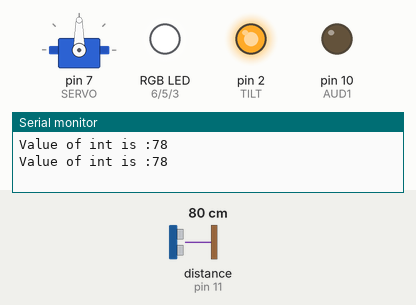
A sketch run on a simulated Arduino Uno, built with avr-gcc and run on an emulated ATmega328P. On the bench: servo, an RGB LED mixed from three pins (HIGH = lit), output pins drawn as LEDs (lit = HIGH), the last lines printed to the serial monitor. Wiring (inferred from the names in the program): ultrasonic range finder: trigger pin 4; echo pin 11. The inputs (shaded band) are chosen by the test bench; at power-on: distance to the obstacle (sensor on pin 11) 80 cm. The echo pulse lasts 58.3 µs per cm; pins used as bus, display or sensor lines are not drawn.

Above: at 1.2 s.
1.3 s: distance to the obstacle (sensor on pin 11) set to 19 cm
2.8 s: distance to the obstacle (sensor on pin 11) set to 15 cm
At 3.19 s:
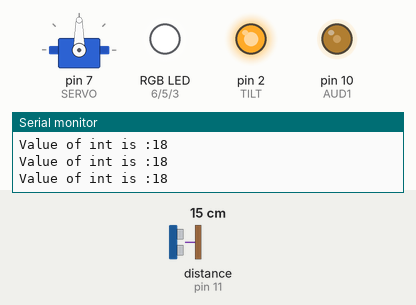
5.8 s: distance to the obstacle (sensor on pin 11) set to 18 cm
8.8 s: distance to the obstacle (sensor on pin 11) set to 2 cm
At 9.17 s:
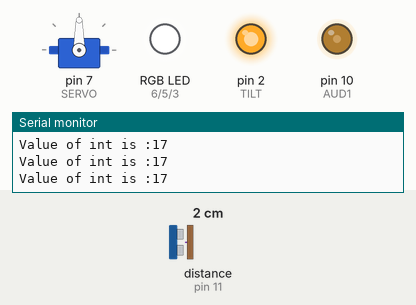
Timing chart, 0 to 12.8 s (numbered marks = the images above; inputs shaded):
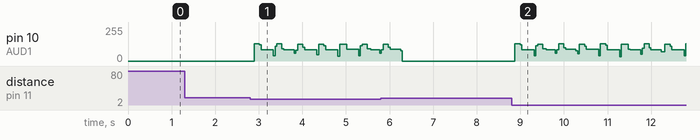

The sketch:

RGB_LED_Sound_Tilt_Servo_Sonic_004.ino
```cpp
//#include <SMH_Song.h>
#include "pitches.h"
#include <Timer.h>                     //http://github.com/JChristensen/Timer
#include <Servo.h>
#include "SR04.h"
//#include "SMH_Song_Mario.h"


// Define Pins *are 'define'/const because these should never be changed
#define BLUE 3
#define GREEN 5
#define RED 6
#define AUD1 10
//#define AUD2 11
#define Button1 8
#define Button2 9
#define Button3 12
#define Button4 13
#define TILT 2
#define SERVO 7
#define ECHO 11
#define TRIG 4


// define variables
Servo myServo;
Timer t;
SR04 ultrasonicSensor = SR04(ECHO,TRIG);
int redValue;
int greenValue;
int blueValue;
int tiltValue;
int i=0;
int j=0;
int serRot;
long USENDist;
bool stopLoop = false;
bool Clockwise = false;
bool r = true;
int melody[] = {
                NOTE_E7, NOTE_E7, 0, NOTE_E7,
                0, NOTE_C7, NOTE_E7, 0,
                NOTE_G7, 0, 0,  0,
                NOTE_G6, 0, 0, 0,

                NOTE_C7, 0, 0, NOTE_G6,
                0, 0, NOTE_E6, 0,
                0, NOTE_A6, 0, NOTE_B6,
                0, NOTE_AS6, NOTE_A6, 0,

                NOTE_G6, NOTE_E7, NOTE_G7,
                NOTE_A7, 0, NOTE_F7, NOTE_G7,
                0, NOTE_E7, 0, NOTE_C7,
                NOTE_D7, NOTE_B6, 0, 0,

                NOTE_C7, 0, 0, NOTE_G6,
                0, 0, NOTE_E6, 0,
                0, NOTE_A6, 0, NOTE_B6,
                0, NOTE_AS6, NOTE_A6, 0,

                NOTE_G6, NOTE_E7, NOTE_G7,
                NOTE_A7, 0, NOTE_F7, NOTE_G7,
                0, NOTE_E7, 0, NOTE_C7,
                NOTE_D7, NOTE_B6, 0, 0
               };
//Mario main them tempo
int tempo[] = {
              12, 12, 12, 12,
              12, 12, 12, 12,
              12, 12, 12, 12,
              12, 12, 12, 12,

              12, 12, 12, 12,
              12, 12, 12, 12,
              12, 12, 12, 12,
              12, 12, 12, 12,

              9, 9, 9,
              12, 12, 12, 12,
              12, 12, 12, 12,
              12, 12, 12, 12,

              12, 12, 12, 12,
              12, 12, 12, 12,
              12, 12, 12, 12,
              12, 12, 12, 12,

              9, 9, 9,
              12, 12, 12, 12,
              12, 12, 12, 12,
              12, 12, 12, 12,
              };


void setup()
{
Serial.begin(9600);
pinMode(RED, OUTPUT);
pinMode(GREEN, OUTPUT);
pinMode(BLUE, OUTPUT);
pinMode(AUD1, OUTPUT);
//pinMode(AUD2, OUTPUT);
pinMode(Button1,INPUT_PULLUP);
pinMode(Button2,INPUT_PULLUP);
pinMode(Button3,INPUT_PULLUP);
pinMode(Button4,INPUT_PULLUP);
pinMode(TILT,OUTPUT);
digitalWrite(RED, HIGH);
digitalWrite(GREEN, HIGH);
digitalWrite(BLUE, HIGH);
digitalWrite(TILT,HIGH);
myServo.attach(SERVO);
//t.every(1000,takeReadingB);
t.every(500,takeReadingI);
//t.every(500,takeReadingS);
}


// main loop
void loop()
{
#define delayTime 10
stopLoop = false;
tiltValue = digitalRead(2);
USENDist = ultrasonicSensor.Distance();
t.update();

if(HIGH==tiltValue)
{
 if(serRot<=0)Clockwise ==true;
 if(serRot>=180)Clockwise ==false;
//
//  if(Clockwise)serRot+=1;
//  if(!Clockwise)serRot-=1;
//
  //myServo.write(serRot);
//   //delay(7);


  if(digitalRead((Button1)== LOW) || digitalRead((Button2)== LOW) || digitalRead((Button3)== LOW) || digitalRead((Button4)== LOW)  )
  {
    stopLoop = true;
    if (digitalRead(Button1) == LOW)
      {
        stopLoop = true;
        ToggleLight(RED,true);
        ToggleLight(BLUE,true);
      }
    else
      {
        stopLoop = false;
      }
    if (digitalRead(Button2) == LOW)
    {
      for( int i=0;i<15;i++)
      {
        if (digitalRead(Button1) == LOW)
        {
           break;
        }
        ToggleLight(RED,true);
        ToggleLight(BLUE,true);
        delay(40);
        ToggleLight(RED,false);
        ToggleLight(BLUE,false);
        delay(50);
      }
      ToggleLight(RED,false);
      ToggleLight(BLUE,false);

    }

    if(digitalRead(Button3)==LOW)
    {

//        for (serRot = 0; serRot < 179; serRot += 1)
//        {
//          myServo.write(serRot);
//          delay(8);
//        }
    }

    if(digitalRead(Button4)==LOW)
    {
//       for (serRot = 180; serRot > 1; serRot -= 1)
//        {
//          myServo.write(serRot);
//          delay(17);
//        }

        //SMH_Song::play(11, SMH_Song_Mario);
  //    int size = sizeof(melody) / sizeof(int);
  //    for (int thisNote = 0; thisNote < size; thisNote++) {
  //
  //      int noteDuration = 1000 / tempo[thisNote];
  //
  //      tone(AUD2, melody[thisNote], noteDuration);
  //
  //      int pauseBetweenNotes = noteDuration * 1.30;
  //      delay(pauseBetweenNotes);
  //
  //      // stop the tone playing:
  //      tone(AUD2, 0, noteDuration);

      }


  }

        if(USENDist <= 15)
      {
        if(r)
          {
            r=false;
            startAudio();
          }
      }
  }
else
{
  if(r)
      {
        r=false;
        startAudio();
      }

}
}


void ToggleLight(int color,bool on)
{
  if(on == true)on == HIGH ;
  else on == LOW;
  digitalWrite(color,on);
}
//
//void Fade(int s,bool y)
//{
//
//redValue = 255; // choose a value between 1 and 255 to change the color.
//greenValue = 0;
//blueValue = 0;
//
//for(int i = 0; i < 255; i += 1) // fades out red bring green full when i=255
//{
//redValue -= 1;
//greenValue += 1;
//if(y)break;
//if(digitalRead((Button1)== LOW) || digitalRead((Button2)== LOW) || digitalRead((Button3)== LOW) || digitalRead((Button4)== LOW)  )break;
//analogWrite(RED, redValue);
//analogWrite(GREEN, greenValue);
//delay(s);
//}
//
//redValue = 0;
//greenValue = 255;
//blueValue = 0;
//
//for(int i = 0; i < 255; i += 1) // fades out green bring blue full when i=255
//{
//greenValue -= 1;
//blueValue += 1;
//if(y)break;
//if(digitalRead((Button1)== LOW) || digitalRead((Button2)== LOW) || digitalRead((Button3)== LOW) || digitalRead((Button4)== LOW)  )break;
//analogWrite(GREEN, greenValue);
//analogWrite(BLUE, blueValue);
//delay(s);
//}
//
//redValue = 0;
//greenValue = 0;
//blueValue = 255;
//
//for(int i = 0; i < 255; i += 1) // fades out blue bring red full when i=255
//{
//// The following code has been rearranged to match the other two similar sections
//blueValue -= 1;
//redValue += 1;
//if(y)break;
//if(digitalRead((Button1)== LOW) || digitalRead((Button2)== LOW) || digitalRead((Button3)== LOW) || digitalRead((Button4)== LOW)  )break;
//analogWrite(BLUE, blueValue);
//analogWrite(RED, redValue);
//delay(s);
//
//}
//}

void startAudio()
{

       int i=0;
       int j=0;
       for(i=0;i<80;i++)
       {
           digitalWrite(AUD1,HIGH);
           delay(1);//wait for 1ms
           digitalWrite(AUD1,LOW);
           delay(1);//wait for 1ms
       }
       for(j=0;j<100;j++)
       {
           digitalWrite(AUD1, HIGH);
           delay(1);//wait for 2ms
           digitalWrite(AUD1,LOW);
           delay(2);//wait for 2ms
       }
       r = true;
}

//void takeReadingB()
//{
//    Serial.print("Value :");
//    Serial.println(tiltValue);
//}
void takeReadingI()
{
    Serial.print("Value of int is :");
    //Serial.println(serRot);
    Serial.println(USENDist);
}
//void takeReadingS()
//{
//    Serial.print("Value of String is :");
//    Serial.print(digitalRead(Button3));
//    Serial.print('\t');
//    Serial.println(digitalRead(Button4));
//}
```

SMH_Song.cpp
```cpp
// (licence header left out)
#include "SMH_Song.h"


/*
 * Plays a song
 *
 * PARAMETERS:
 *   output: digital pin where the song will be played.
 *   data: the song itself.
 *
 * SONG FORMAT:
 *   array of {(configuration, song_part0, song_part1, song_part2 ... song_partn }
 *   configuration: array of integers that represents the order the song parts will be played.
 *   song_part: array of integers that represents a melody.
 *     The first element of this array is  the length in miliseconds of a sixteenth note
 *      which is another way of setting the Beats Per Minute of the song.
 *     The following elements are pairs of tone and length constants that represent a note.
 *   WARNING: please end either configuration and song_parts arrays with the SMH_Song_END constant.
 *
*/
void SMH_Song::play(int output,int** data){
  unsigned int pos=0;
  while (data[0][pos]!=SMH_Song_END){
    SMH_Song::playPart(output, data[data[0][pos]+1]);
    pos++;
  }
};

/*
 * Private method
 * Plays a song part
 *
 * PARAMETERS:
 *   output: digital pin where the song will be played.
 *   melody: .
 *
*/
void SMH_Song::playPart(int output,int *melody){
  int sc_length=melody[0];
  unsigned int pos=1;
  while(melody[pos]!=SMH_Song_END){
    int noteDuration = sc_length*melody[pos+1];
    tone(output, melody[pos], noteDuration);
    // to distinguish the notes, set a minimum time between them.
    // the note's duration + 30% seems to work well:
    int pauseBetweenNotes = noteDuration * 1.30;
    delay(pauseBetweenNotes);
    // stop the tone playing:
    noTone(output);
    //Next note
    pos+=2;
  }
}
```

SMH_Song.h
```cpp
// (licence header left out)
#ifndef SMH_Song_h
#define SMH_Song_h

#include "Arduino.h"

//Please end any array of the song with this
#define SMH_Song_END -1


//**********************    SPANISH MUSICAL NOTATION    ************************
//What I learned at school.

//DURACION (en semicorcheas)
#define R  16  //Redonda
#define BP 12  //Blanca con puntillo
#define B   8  //Blanca
#define NP  6  //Negra con puntillo
#define N   4  //Negra
#define C   2  //Corchea
#define SC  1  //Semicorchea


//TONO (en hertzios)
#define SILENCIO 0

#define DO0   131
#define DOS0  139
#define RE0   147
#define RES0  156
#define MI0   165
#define FA0   175
#define FAS0  185
#define SOL0  196
#define SOLS0 208
#define LA0   220
#define LAS0  233
#define SI0   247

#define DO   262
#define DOS  277
#define RE   294
#define RES  311
#define MI   330
#define FA   349
#define FAS  370
#define SOL  392
#define SOLS 415
#define LA   440
#define LAS  466
#define SI   494

#define DO2   523
#define DOS2  554
#define RE2   587
#define RES2  622
#define MI2   659
#define FA2   698
#define FAS2  740
#define SOL2  784
#define SOLS2 831
#define LA2   880
#define LAS2  932
#define SI2   988

#define DO3   1047
#define DOS3  1109
#define RE3   1175
#define RES3  1245
#define MI3   1319
#define FA3   1397
#define FAS3  1480
#define SOL3  1568
#define SOLS3 1661
#define LA3   1760
#define LAS3  1865
#define SI3   1976


//**********************    AMERICAN NOTATION     ************************

//LENGTH OF a NOTE (in sixteenths notes)
#define W  16  //Whole note
#define HD 12  //Half note with dot
#define H   8  //Half note
#define QD  6  //Quarter note with dot
#define Q   4  //Quarter note
#define E   2  //Eightth note
#define S   1  //Sixteenth note


// TONES from the tone library (in Hertz)
#define SILENCE 0

#define NOTE_B0  31
#define NOTE_C1  33
#define NOTE_CS1 35
#define NOTE_D1  37
#define NOTE_DS1 39
#define NOTE_E1  41
#define NOTE_F1  44
#define NOTE_FS1 46
#define NOTE_G1  49
#define NOTE_GS1 52
#define NOTE_A1  55
#define NOTE_AS1 58
#define NOTE_B1  62
#define NOTE_C2  65
#define NOTE_CS2 69
#define NOTE_D2  73
#define NOTE_DS2 78
#define NOTE_E2  82
#define NOTE_F2  87
#define NOTE_FS2 93
#define NOTE_G2  98
#define NOTE_GS2 104
#define NOTE_A2  110
#define NOTE_AS2 117
#define NOTE_B2  123
#define NOTE_C3  131
#define NOTE_CS3 139
#define NOTE_D3  147
#define NOTE_DS3 156
#define NOTE_E3  165
#define NOTE_F3  175
#define NOTE_FS3 185
#define NOTE_G3  196
#define NOTE_GS3 208
#define NOTE_A3  220
#define NOTE_AS3 233
#define NOTE_B3  247
#define NOTE_C4  262
#define NOTE_CS4 277
#define NOTE_D4  294
#define NOTE_DS4 311
#define NOTE_E4  330
#define NOTE_F4  349
#define NOTE_FS4 370
#define NOTE_G4  392
#define NOTE_GS4 415
#define NOTE_A4  440
#define NOTE_AS4 466
#define NOTE_B4  494
#define NOTE_C5  523
#define NOTE_CS5 554
#define NOTE_D5  587
#define NOTE_DS5 622
#define NOTE_E5  659
#define NOTE_F5  698
#define NOTE_FS5 740
#define NOTE_G5  784
#define NOTE_GS5 831
#define NOTE_A5  880
#define NOTE_AS5 932
#define NOTE_B5  988
#define NOTE_C6  1047
#define NOTE_CS6 1109
#define NOTE_D6  1175
#define NOTE_DS6 1245
#define NOTE_E6  1319
#define NOTE_F6  1397
#define NOTE_FS6 1480
#define NOTE_G6  1568
#define NOTE_GS6 1661
#define NOTE_A6  1760
#define NOTE_AS6 1865
#define NOTE_B6  1976
#define NOTE_C7  2093
#define NOTE_CS7 2217
#define NOTE_D7  2349
#define NOTE_DS7 2489
#define NOTE_E7  2637
#define NOTE_F7  2794
#define NOTE_FS7 2960
#define NOTE_G7  3136
#define NOTE_GS7 3322
#define NOTE_A7  3520
#define NOTE_AS7 3729
#define NOTE_B7  3951
#define NOTE_C8  4186
#define NOTE_CS8 4435
#define NOTE_D8  4699
#define NOTE_DS8 4978


class SMH_Song{
  private:
    static void playPart(int,int *);
  public:
    static void play(int,int**);
};

#endif
```

SR04.cpp
```cpp
#include "SR04.h"

SR04::SR04(int echoPin, int triggerPin) {
    _echoPin = echoPin;
    _triggerPin = triggerPin;
    pinMode(_echoPin, INPUT);
    pinMode(_triggerPin, OUTPUT);
    _autoMode = false;
    _distance = 999;
}


long SR04::Distance() {
    long d = 0;
    _duration = 0;
    digitalWrite(_triggerPin, LOW);
    delayMicroseconds(2);
    digitalWrite(_triggerPin, HIGH);
    delayMicroseconds(10);
    digitalWrite(_triggerPin, LOW);
    delayMicroseconds(2);
    _duration = pulseIn(_echoPin, HIGH, PULSE_TIMEOUT);
    d = MicrosecondsToCentimeter(_duration);
    delay(25);
    return d;
}

long SR04::DistanceAvg(int wait, int count) {
    long min, max, avg, d;
    min = 999;
    max = 0;
    avg = d = 0;

    if (wait < 25) {
        wait = 25;
    }

    if (count < 1) {
        count = 1;
    }

    for (int x = 0; x < count + 2; x++) {
        d = Distance();

        if (d < min) {
            min = d;
        }

        if (d > max) {
            max = d;
        }

        avg += d;
    }

    // substract highest and lowest value
    avg -= (max + min);
    // calculate average
    avg /= count;
    return avg;
}

void SR04::Ping() {
    _distance = Distance();
}

long SR04::getDistance() {
    return _distance;
}

long SR04::MicrosecondsToCentimeter(long duration) {
    long d = (duration * 100) / 5882;
    //d = (d == 0)?999:d;
    return d;
}
```

SR04.h
```cpp
#ifndef SR04_H
#define SR04_H

#if defined(ARDUINO) && ARDUINO >= 100
	#include "Arduino.h"
#else
	#include "WProgram.h"
#endif
//#include "pins_arduino.h"

#include <inttypes.h>

#define PULSE_TIMEOUT 150000L	// 100ms
#define DEFAULT_DELAY 10
#define DEFAULT_PINGS 5
class SR04 {
public:

	/**
	* Constructor
	* Ultrasonic sensor SR04, four connections pins
	* VCC, ECHO, TRIGGER, GND
	* <br>
	* \param echoPin digital INPUT-Pin for measuring distance
	* \param triggerPin if 10us high a trigger signal is generated from
	*					SR04
	*
	* \return void
	*/
	SR04(int echoPin, int triggerPin);

	/**
	* Do a measurment for this sensor. Return distance as long
	* in centimenter
	* \return long distance in centimeter
	*/
	long Distance();

	/**
	* Do count measurents and calculate the average.
	* To avoid defilement from ow/high peaks, min/max values
	* are substracted from the average
	*
	* \param wait delay between measurements, default = DEFAULT_DELAY/ms
	* \param count number of measurements, default DEFAULT_PINGS
	* \return long distance in centimeter
	**/
	long DistanceAvg(int wait=DEFAULT_DELAY, int count=DEFAULT_PINGS);

	/**
	* Do only a ping. Get result with methode getDistance()
	*
	* \param keine
	*/
	void Ping() ;

	/**
	* return latest distance. Methode Ping() should be called before
	* \param keine
	* \return Distanz in Zentimeter
	*/
	long getDistance();


private:
	/**
	* Do the measurement calculation and return result in centimeter
	* SR04 measure echo time to obstacle and return way.
	* <br>
	* Sound travels with 340m/sec
	* <br>
	* Example: Obstace 100cm away from SR04. Measure time is 100cm to
	* obstacle and 100cm return = 200cm
	* <br>
	* 1sec = 1000ms = 1.000.000uS
	* 1.000.000 / 340 = Distance in microseconds for 100cm
	* 2941uS fuer 100cm = 5882 uS fuer 200cm
	*
	* duration / 5882 * 100 = distance in cm
	*/
	long MicrosecondsToCentimeter(long duration);

	long _currentDistance;
	int _echoPin, _triggerPin;
	long _duration, _distance;
	bool _autoMode;
};
#endif
```

pitches.h
```cpp
/*************************************************
 * Public Constants
 *************************************************/

#define NOTE_B0  31
#define NOTE_C1  33
#define NOTE_CS1 35
#define NOTE_D1  37
#define NOTE_DS1 39
#define NOTE_E1  41
#define NOTE_F1  44
#define NOTE_FS1 46
#define NOTE_G1  49
#define NOTE_GS1 52
#define NOTE_A1  55
#define NOTE_AS1 58
#define NOTE_B1  62
#define NOTE_C2  65
#define NOTE_CS2 69
#define NOTE_D2  73
#define NOTE_DS2 78
#define NOTE_E2  82
#define NOTE_F2  87
#define NOTE_FS2 93
#define NOTE_G2  98
#define NOTE_GS2 104
#define NOTE_A2  110
#define NOTE_AS2 117
#define NOTE_B2  123
#define NOTE_C3  131
#define NOTE_CS3 139
#define NOTE_D3  147
#define NOTE_DS3 156
#define NOTE_E3  165
#define NOTE_F3  175
#define NOTE_FS3 185
#define NOTE_G3  196
#define NOTE_GS3 208
#define NOTE_A3  220
#define NOTE_AS3 233
#define NOTE_B3  247
#define NOTE_C4  262
#define NOTE_CS4 277
#define NOTE_D4  294
#define NOTE_DS4 311
#define NOTE_E4  330
#define NOTE_F4  349
#define NOTE_FS4 370
#define NOTE_G4  392
#define NOTE_GS4 415
#define NOTE_A4  440
#define NOTE_AS4 466
#define NOTE_B4  494
#define NOTE_C5  523
#define NOTE_CS5 554
#define NOTE_D5  587
#define NOTE_DS5 622
#define NOTE_E5  659
#define NOTE_F5  698
#define NOTE_FS5 740
#define NOTE_G5  784
#define NOTE_GS5 831
#define NOTE_A5  880
#define NOTE_AS5 932
#define NOTE_B5  988
#define NOTE_C6  1047
#define NOTE_CS6 1109
#define NOTE_D6  1175
#define NOTE_DS6 1245
#define NOTE_E6  1319
#define NOTE_F6  1397
#define NOTE_FS6 1480
#define NOTE_G6  1568
#define NOTE_GS6 1661
#define NOTE_A6  1760
#define NOTE_AS6 1865
#define NOTE_B6  1976
#define NOTE_C7  2093
#define NOTE_CS7 2217
#define NOTE_D7  2349
#define NOTE_DS7 2489
#define NOTE_E7  2637
#define NOTE_F7  2794
#define NOTE_FS7 2960
#define NOTE_G7  3136
#define NOTE_GS7 3322
#define NOTE_A7  3520
#define NOTE_AS7 3729
#define NOTE_B7  3951
#define NOTE_C8  4186
#define NOTE_CS8 4435
#define NOTE_D8  4699
#define NOTE_DS8 4978
```

Measured:
- the behaviour switches between 17 and 16 cm on distance to the obstacle (sensor on pin 11) (found by bisection; images 0 and 1)
